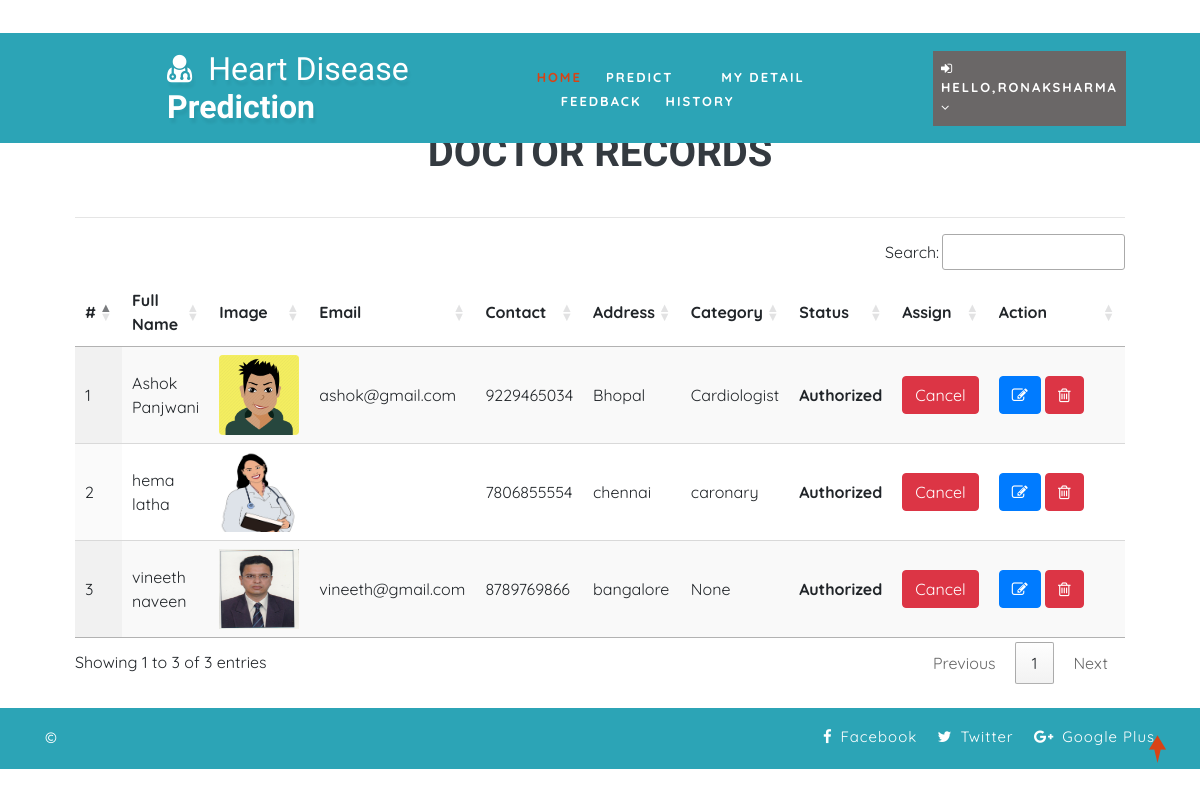
/view_doctor (signed in), run on the app's committed database.
### health/models.py (models this page shows, shortened)
class Doctor(models.Model):
    status = models.IntegerField(DOCTOR_STATUS, null=True)
    user = models.ForeignKey(User, on_delete=models.CASCADE, null=True)
    contact = models.CharField(max_length=100, null=True)
    address = models.CharField(max_length=100, null=True)
    category = models.CharField(max_length=100, null=True)
    doj = models.DateField(null=True)
    dob = models.DateField(null=True)
    image = models.FileField(null=True)

### health/views.py (the view)
# urls.py: path('view_doctor', View_Doctor,name="view_doctor"),
@login_required(login_url="login")
def View_Doctor(request):
    doc = Doctor.objects.all()
    d = {'doc':doc}
    return render(request,'view_doctor.html',d)

### health/templates/view_doctor.html (shortened to what this page needs)
{% extends 'index.html' %}
{% load static %}
{% block body %}
<div class="container-fluid" style="width:90%;margin-top:8%">
                    <div class="container-fluid">
                        <h1 align="center"class="w3ls-title text-uppercase text-dark font-weight-bold">Doctor Records</h1><br>
                         </div><hr>
                                <table id="example" class="display" style="width:100%">
                                  <thead>
                                    <tr>
                                      <th>#</th>
                                      <th>Full Name</th>
                                      <th>Image</th>
                                      <th>Email</th>
                                      <th>Contact</th>
                                      <th>Address</th>
                                      <th>Category</th>
                                      <th>Status</th>
                                      <th>Assign</th>
                                      <th>Action</th>
                                  </tr>
                              </thead>
                              <tbody>
                              {% for i in doc %}
                                <tr>
                                  <td>{{forloop.counter}}</td>
                                  <td>{{i.user.first_name}} {{i.user.last_name}}</td>
                                  <td><img src="{{i.image.url}}" style="width:80px;height:80px"></td>
                                  <td>{{i.user.email}}</td>
                                  <td>{{i.contact}}</td>
                                  <td>{{i.address}}</td>
                                  <td>{{i.category}}</td>
                                  <td>
                                      {% if i.status == 1 %}
                                      <b>Authorized</b>
                                  {% else %}
                                      <b>Unauthorized</b>
                                      {% endif %}
                                  </td>
                                    <td>{% if i.status == 1 %}
                                        <a href="{% url 'assign_status' i.id %}" onclick="return confirm('Do you want to withdraw approval to doctor : {{i.user.first_name}}?')"><button class="btn btn-danger">Cancel</button></a>
                                        {% else %}
                                        <a href="{% url 'assign_status' i.id %}" onclick="return confirm('Do you want to give approve to doctor : {{i.user.first_name}}?')"><button class="btn btn-success">Assign</button></a>
                                        {% endif %}
                                    </td>
                                    <td style="width:150px">
                                      <a href="{% url 'change_doctor' i.id %}" ><button class="btn btn-primary"><i class="fa fa-edit"></i></button></a>
                                      <a href="{% url 'delete_doctor' i.id %}" ><button class="btn btn-danger" onclick="return confirm('Are you sure?')"><i class="fa fa-trash-o"></i></button></a></td>
                              </tr>
                              {% endfor %}
                          </tbody>
                      </table>
                  </div>
{% endblock %}

### health/templates/index.html (shortened to what this page needs)
<!DOCTYPE html>
{% load static %}
<html lang="zxx">
<head>
	<link rel="stylesheet" href="{% static 'css/bootstrap.css' %}">
	<link href="{% static 'css/css_slider.css' %}" type="text/css" rel="stylesheet" media="all">
	<link rel="stylesheet" href="{% static 'css/style.css' %}" type="text/css" media="all" />
	<link href="{% static 'css/font-awesome.min.css' %}" rel="stylesheet">
<link rel='stylesheet' type='text/css' href="https://cdn.datatables.net/1.10.21/css/jquery.dataTables.min.css">
<link rel='stylesheet' type='text/css' href="https://cdn.datatables.net/buttons/1.6.2/css/buttons.dataTables.min.css">
</head>
<body>
	<div id="home" style="margin-bottom:2%">
		<header>
			<div class="top-bar py-3">
				<div class="container">
					<div class="row">
						<div class="col-xl-7 col-lg-6 col-md-4 top-social-agile text-md-right text-center mt-md-0 mt-2">
							<div class="row">
								<div class="col-xl-3 col-lg-4 col-6 top-w3layouts p-md-0 text-right">
								</div>
								<div class="col-xl-3 col-lg-4 col-6 header-w3layouts text-md-right text-left">
								</div>
							</div>
						</div>
					</div>
				</div>
			</div>
		</header>
		<div class="main-top" style="background:rgb(44, 164, 182)">
			<div class="container-fluid">
				<div class="header d-md-flex justify-content-between align-items-center py-3">
					<div id="logo" style="margin-left:13%">
						<h1>
							<a href="index.html">
								<span class="fa fa-user-md mr-2"></span>
								<span class="logo-sp">Heart Disease</span> Prediction
							</a>
						</h1>
					</div>
					{% if request.user.is_staff %}
					<div class="nav_w3ls" style="margin-right:4%">
						<nav>
							<label for="drop1" class="toggle">Menu</label>
							<input type="checkbox" id="drop1" />
							<ul class="menu" style="padding:15px;width:100%">
								<li class="mx-lg-4 mx-md-3 my-md-0 my-2"><a href="{% url 'admin_home' %}" >Home</a></li>
								<li>
									<label for="drop-2" class="toggle toogle-2"> <span class="fa fa-angle-down" aria-hidden="true"></span>
									</label>
									<a href="#"> Doctor <span class="fa fa-angle-down" aria-hidden="true"></span></a>
									<ul style="margin-top:2%;width:40%;margin-right:0%">
										<li style="width:100%;"><a href="/add_doctor" class="drop-text">Add Doctor</a></li>
										<li style="width:100%;"><a href="/view_doctor" class="drop-text">View Doctor</a></li>
									</ul>
								</li>
								<li class="mx-lg-4 mx-md-3 my-md-0 my-2"><a href="/view_patient">Patient</a></li>
								<li class="mx-lg-4 mx-md-3 my-md-0 my-2">
									<a href="/view_search_pat">Searched Data</a></li>
								<li><a href="/view_feedback">Feedback</a></li>
							</ul>
						</nav>
					</div>
					<div class="nav_w3ls" style="margin-right:3%">
						<nav>
							<label for="drop2" class="toggle">Menu</label>
							<input type="checkbox" id="drop2" />
							<ul class="menu">
								<li class="mx-lg-4 mx-md-3 my-md-0 my-2" style="background:red;padding:8px">
									<label for="drop-2" class="toggle toogle-2"> <span class="fa fa-angle-down" aria-hidden="true"></span>
									</label>
									<a href="#"><i class="fa fa-user"></i> {{request.user.username}} <span class="fa fa-angle-down" aria-hidden="true"></span></a>
									<ul style="margin-top:10%;width:80%;margin-right:5%">
										<li style="width:100%;"><a href="{% url 'change_password' %}" class="drop-text">Password</a></li>
										<li style="width:100%;"><a href="{% url 'logout' %}" class="drop-text">Logout</a></li>
									</ul>
								</li>
							</ul>
						</nav>
					</div>
					{% elif request.user.patient_set.all.0 %}
					<div class="nav_w3ls" style="margin-left:5%;font-weight:bold">
						<nav>
							<ul class="menu" style="padding:15px;width:100%">
								<li><a href="{% url 'patient_home' %}" class="active">Home</a></li>
								<li class="mx-lg-4 mx-md-3 my-md-0 my-2"><a href="/add_heartdetail">Predict</a></li>
								<li class="mx-lg-4 mx-md-3 my-md-0 my-2"><a href="/profile_doctor">My Detail</a></li>
								<li class="mx-lg-4 mx-md-3 my-md-0 my-2"><a href="/sent_feedback">Feedback</a></li>
								<li><a href="/view_search_pat">History</a></li>
							</ul>
						</nav>
					</div>
					<div class="nav_w3ls" style="margin-right:3%">
						<nav>
							<ul class="menu">
								<li class="mx-lg-4 mx-md-3 my-md-0 my-2" style="background:#6a6767;padding:8px">
									<a href="#"><i class="fa fa-sign-in"></i> Hello,{{request.user.username}} <span class="fa fa-angle-down" aria-hidden="true"></span></a>
								</li>
							</ul>
						</nav>
					</div>
					{% endif %}
				</div>
			</div>
		</div>
		{% block body %}
		{% endblock %}
	</div>
	<div class="copy-w3pvt" style="background:rgb(44, 164, 182);color:white">
		<div class="container py-3">
			<div class="row">
				<div class="col-lg-7 w3ls_footer_grid1_left text-lg-left text-center">
					<p style="color:white">&copy; </a>
					</p>
				</div>
				<div class="col-lg-5 w3ls_footer_grid_left1_pos text-lg-right text-center mt-lg-0 mt-2">
					<ul style="color:white">
						<li>
							<a href="#" style="color:white" class="facebook">
								<span class="fa fa-facebook-f mr-2"></span>Facebook</a>
						</li>
						<li class="mx-3">
							<a href="#" style="color:white" class="twitter">
								<span class="fa fa-twitter mr-2"></span>Twitter</a>
						</li>
						<li>
							<a href="#" style="color:white" class="google">
								<span class="fa fa-google-plus mr-2"></span>Google Plus</a>
						</li>
					</ul>
				</div>
			</div>
		</div>
	</div>
	<a href="#home" style="color:white" class="move-top text-center"></a>
</body>
</html>

### health/static/css/style.css (style rules this page uses)
body { padding: 0; margin: 0; background: #FFF; font-family: 'Quicksand', sans-serif; }
body a, body button { transition: 0.5s all; -webkit-transition: 0.5s all; -moz-transition: 0.5s all; -o-transition: 0.5s all; -ms-transition: 0.5s all; text-decoration: none; }
html { scroll-behavior: smooth; }
h1, h2, h3, h4, h5, h6 { margin: 0; padding: 0; font-family: 'Mukta', sans-serif; }
p { margin: 0; padding: 0; font-size: 15px; letter-spacing: 1px; line-height: 1.9; color: #999; font-family: 'Quicksand', sans-serif; }
ul, ol { margin: 0; padding: 0; }
a.move-top { width: 34px; height: 34px; background: url(../images/move-top.png) no-repeat; display: inline-block; position: fixed; bottom: 4%; right: 2%; z-index: 0; }
#home { position: relative; }
.main-top { position: absolute; z-index: 999; width: 100%; background: rgba(0, 0, 0, 0.4); }
nav { margin: 0; padding: 0; }
#logo a { float: left; display: initial; font-weight: 700; font-size: 32px; color: #fff; text-shadow: 2px 5px 3px rgba(0, 0, 0, 0.06); padding: 0; }
span.logo-sp { font-weight: 100; }
nav:after { content: ""; display: table; clear: both; }
nav ul { float: right; padding: 0; margin: 0; list-style: none; position: relative; }
nav ul li { margin: 0px; display: inline-block; float: left; }
nav a { padding: 0; color: #fff; font-size: 13px; letter-spacing: 2px; font-weight: 700; text-transform: uppercase; display: inline-block; transition: 0.5s all; -webkit-transition: 0.5s all; -moz-transition: 0.5s all; -o-transition: 0.5s all; -ms-transition: 0.5s all; }
.menu li a.active, .menu li a:hover { color: #2196f3; transition: 0.5s all; -webkit-transition: 0.5s all; -moz-transition: 0.5s all; -o-transition: 0.5s all; -ms-transition: 0.5s all; color: #d84315; }
li>a:only-child:after { content: ''; }
.w3ls_footer_grid_left1_pos ul li, ul.list-part li { display: inline-block; }
.w3ls_footer_grid_left1_pos ul li a { color: #000; text-decoration: none; letter-spacing: 1px; font-size: 15px; }
.w3ls_footer_grid1_left p { color: #484848; font-weight: 500; }

### data on the page
Doctor: user.first_name "Ashok", user.last_name "Panjwani", image (picture), user.email "ashok@gmail.com", contact "9229465034", address "Bhopal", category "Cardiologist", status "Authorized"
Doctor: user.first_name "hema", user.last_name "latha", image (picture), contact "7806855554", address "chennai", category "caronary", status "Authorized"
Doctor: user.first_name "vineeth", user.last_name "naveen", image (picture), user.email "vineeth@gmail.com", contact "8789769866", address "bangalore", category "None", status "Authorized"

### other printed values
{{ request.user.username }} "RONAKSHARMA"
